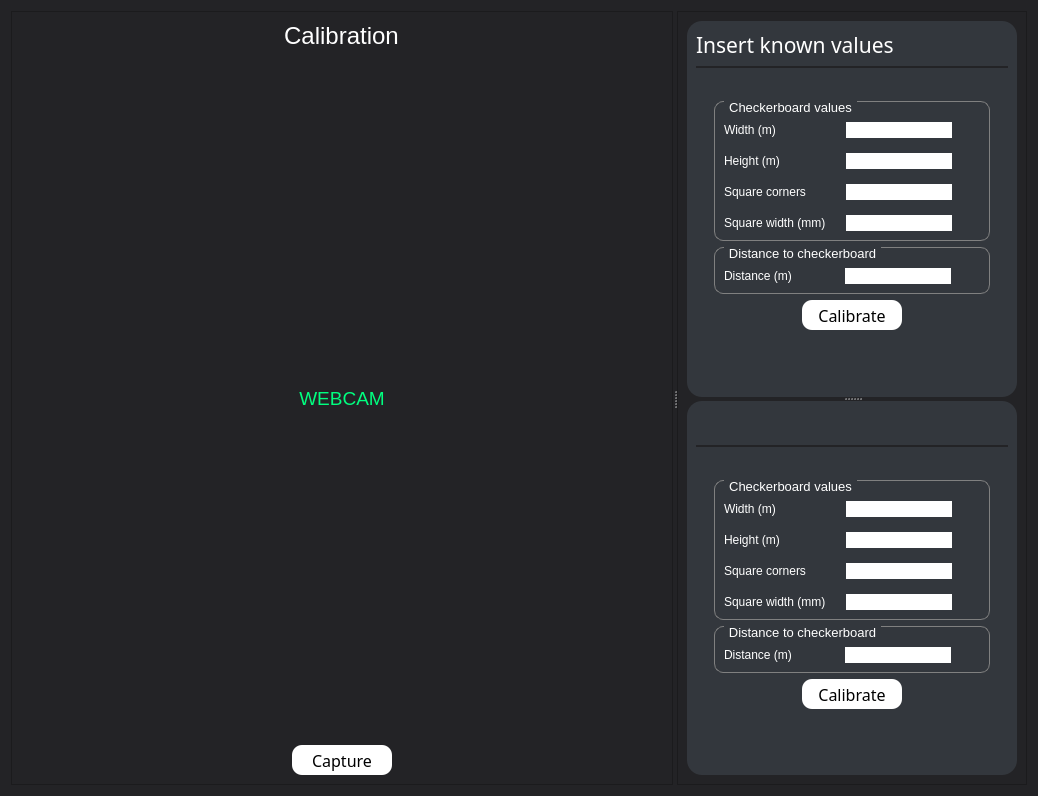
<?xml version="1.0" encoding="UTF-8"?>
<ui version="4.0">
 <class>CalibrationPage</class>
 <widget class="QWidget" name="CalibrationPage">
  <property name="geometry">
   <rect>
    <x>0</x>
    <y>0</y>
    <width>1038</width>
    <height>796</height>
   </rect>
  </property>
  <property name="windowTitle">
   <string>Form</string>
  </property>
  <property name="styleSheet">
   <string notr="true">*{
	background-color: rgb(35, 35, 38);
}


/* VERTICAL SCROLLBAR */
QScrollBar:vertical
 {
     background-color: red;
     width: 15px;
     margin: 15px 3px 15px 3px;
     border: 1px transparent #2A2929;
     border-radius: 4px;
 }

/*  HANDLE BAR VERTICAL */
 QScrollBar::handle:vertical
 {
     background-color: rgb(35, 35, 38);         /* Handle color */
     min-height: 5px;
     border-radius: 4px;
 }

QScrollBar::handle:vertical:hover{	
	background-color: #0D0D0D;
}
QScrollBar::handle:vertical:pressed {	
	background-color: #0D0D0D;
}

 QScrollBar::up-arrow:vertical, QScrollBar::down-arrow:vertical
 {
     background: none;
 }


 QScrollBar::add-page:vertical, QScrollBar::sub-page:vertical
 {
     background: none;
 }

/* Disable top and bottom arrows*/
QScrollBar::add-line:vertical {
      border: none;
      background: none;
}

QScrollBar::sub-line:vertical {
      border: none;
      background: none;
}


/*Slider*/


/*
QSlider::groove:horizontal { 
	background-color: black;
	border: 0px solid; 
	height: 5px; 
	border-radius: 4px;
}

QSlider::handle:horizontal { 
	background-color: white; 
	border: 2px solid; 
	width: 10px; 
	height: 20px; 
	line-height: 20px; 
	margin-top: -5px; 
	margin-bottom: -5px; 
	border-radius: 7px; 
}
*/

QSlider::groove:horizontal {
	background: white;
	height: 5px;
}

QSlider::sub-page:horizontal {
background: qlineargradient(x1: 0, y1: 0, x2: 1, y2: 1, stop: 0 #49BF88, stop: 1 #7289DA);
border: 0px solid #777;
height: 10px;
border-radius: 7px;
}

QSlider::add-page:horizontal {
background: #fff;
border: 1px solid #777;
height: 10px;
border-radius: 7px;
}

QSlider::handle:horizontal {
background: qlineargradient(x1:0, y1:0, x2:1, y2:1,
    stop:0 #eee, stop:1 #ccc);
border: 1px solid #777;
width: 13px;
margin-top: -5px;
margin-bottom: -5px;
border-radius: 7px;
}

QSlider::handle:horizontal:hover {
background: qlineargradient(x1:0, y1:0, x2:1, y2:1,
    stop:0 #fff, stop:1 #ddd);
border: 1px solid #444;
border-radius: 7px;
}

QSlider::sub-page:horizontal:disabled {
background: #bbb;
border-color: #999;
}

QSlider::add-page:horizontal:disabled {
background: #eee;
border-color: #999;
}

QSlider::handle:horizontal:disabled {
background: #eee;
border: 1px solid #aaa;
border-radius: 7px;
}</string>
  </property>
  <layout class="QHBoxLayout" name="horizontalLayout">
   <item>
    <widget class="QSplitter" name="splitter">
     <property name="sizePolicy">
      <sizepolicy hsizetype="Preferred" vsizetype="Preferred">
       <horstretch>0</horstretch>
       <verstretch>0</verstretch>
      </sizepolicy>
     </property>
     <property name="orientation">
      <enum>Qt::Horizontal</enum>
     </property>
     <widget class="QFrame" name="frame_5">
      <property name="frameShape">
       <enum>QFrame::StyledPanel</enum>
      </property>
      <property name="frameShadow">
       <enum>QFrame::Raised</enum>
      </property>
      <layout class="QVBoxLayout" name="verticalLayout_3">
       <item alignment="Qt::AlignHCenter|Qt::AlignTop">
        <widget class="QLabel" name="label_8">
         <property name="sizePolicy">
          <sizepolicy hsizetype="Preferred" vsizetype="Fixed">
           <horstretch>0</horstretch>
           <verstretch>0</verstretch>
          </sizepolicy>
         </property>
         <property name="minimumSize">
          <size>
           <width>0</width>
           <height>30</height>
          </size>
         </property>
         <property name="font">
          <font>
           <family>Segoe UI</family>
           <pointsize>18</pointsize>
          </font>
         </property>
         <property name="styleSheet">
          <string notr="true">color: white;</string>
         </property>
         <property name="text">
          <string>Calibration</string>
         </property>
         <property name="alignment">
          <set>Qt::AlignCenter</set>
         </property>
        </widget>
       </item>
       <item>
        <widget class="QLabel" name="image_label">
         <property name="enabled">
          <bool>true</bool>
         </property>
         <property name="sizePolicy">
          <sizepolicy hsizetype="Preferred" vsizetype="Expanding">
           <horstretch>0</horstretch>
           <verstretch>0</verstretch>
          </sizepolicy>
         </property>
         <property name="minimumSize">
          <size>
           <width>1</width>
           <height>1</height>
          </size>
         </property>
         <property name="font">
          <font>
           <family>Segoe UI</family>
           <pointsize>14</pointsize>
          </font>
         </property>
         <property name="autoFillBackground">
          <bool>false</bool>
         </property>
         <property name="styleSheet">
          <string notr="true">color: rgb(0, 255, 127)</string>
         </property>
         <property name="text">
          <string>WEBCAM</string>
         </property>
         <property name="scaledContents">
          <bool>false</bool>
         </property>
         <property name="alignment">
          <set>Qt::AlignCenter</set>
         </property>
         <property name="wordWrap">
          <bool>false</bool>
         </property>
         <property name="margin">
          <number>0</number>
         </property>
        </widget>
       </item>
       <item alignment="Qt::AlignHCenter">
        <widget class="QPushButton" name="Button_Capture">
         <property name="sizePolicy">
          <sizepolicy hsizetype="Fixed" vsizetype="Fixed">
           <horstretch>0</horstretch>
           <verstretch>0</verstretch>
          </sizepolicy>
         </property>
         <property name="minimumSize">
          <size>
           <width>100</width>
           <height>30</height>
          </size>
         </property>
         <property name="font">
          <font>
           <family>Rockwell</family>
           <pointsize>12</pointsize>
          </font>
         </property>
         <property name="styleSheet">
          <string notr="true">/*Buttons*/

QPushButton{
	background-color: white;
	color: balck;
	border-radius: 10;
}

QPushButton:pressed {	
	background-color: #bcbcbc;
}</string>
         </property>
         <property name="text">
          <string>Capture</string>
         </property>
        </widget>
       </item>
      </layout>
     </widget>
     <widget class="QFrame" name="frame_3">
      <property name="minimumSize">
       <size>
        <width>350</width>
        <height>0</height>
       </size>
      </property>
      <property name="maximumSize">
       <size>
        <width>300</width>
        <height>16777215</height>
       </size>
      </property>
      <property name="frameShape">
       <enum>QFrame::StyledPanel</enum>
      </property>
      <property name="frameShadow">
       <enum>QFrame::Raised</enum>
      </property>
      <layout class="QHBoxLayout" name="horizontalLayout_2">
       <item>
        <widget class="QSplitter" name="splitter_2">
         <property name="orientation">
          <enum>Qt::Vertical</enum>
         </property>
         <widget class="QFrame" name="outputFrame">
          <property name="sizePolicy">
           <sizepolicy hsizetype="Preferred" vsizetype="Preferred">
            <horstretch>0</horstretch>
            <verstretch>0</verstretch>
           </sizepolicy>
          </property>
          <property name="minimumSize">
           <size>
            <width>300</width>
            <height>0</height>
           </size>
          </property>
          <property name="maximumSize">
           <size>
            <width>16777215</width>
            <height>16777215</height>
           </size>
          </property>
          <property name="styleSheet">
           <string notr="true">background-color:rgb(51, 55, 61); border-radius: 15px;</string>
          </property>
          <property name="frameShape">
           <enum>QFrame::StyledPanel</enum>
          </property>
          <property name="frameShadow">
           <enum>QFrame::Raised</enum>
          </property>
          <layout class="QVBoxLayout" name="verticalLayout_8">
           <item>
            <widget class="QLabel" name="label_2">
             <property name="sizePolicy">
              <sizepolicy hsizetype="Ignored" vsizetype="Maximum">
               <horstretch>0</horstretch>
               <verstretch>0</verstretch>
              </sizepolicy>
             </property>
             <property name="font">
              <font>
               <family>Rockwell</family>
               <pointsize>16</pointsize>
              </font>
             </property>
             <property name="styleSheet">
              <string notr="true">color: white;</string>
             </property>
             <property name="text">
              <string>Insert known values</string>
             </property>
             <property name="alignment">
              <set>Qt::AlignLeading|Qt::AlignLeft|Qt::AlignVCenter</set>
             </property>
            </widget>
           </item>
           <item>
            <widget class="Line" name="line">
             <property name="maximumSize">
              <size>
               <width>16777215</width>
               <height>2</height>
              </size>
             </property>
             <property name="styleSheet">
              <string notr="true">background-color: rgb(35, 35, 38)</string>
             </property>
             <property name="orientation">
              <enum>Qt::Horizontal</enum>
             </property>
            </widget>
           </item>
           <item>
            <widget class="QFrame" name="frame">
             <property name="frameShape">
              <enum>QFrame::StyledPanel</enum>
             </property>
             <property name="frameShadow">
              <enum>QFrame::Raised</enum>
             </property>
             <layout class="QVBoxLayout" name="verticalLayout">
              <property name="leftMargin">
               <number>0</number>
              </property>
              <property name="rightMargin">
               <number>0</number>
              </property>
              <item>
               <widget class="QScrollArea" name="scrollArea">
                <property name="sizePolicy">
                 <sizepolicy hsizetype="Expanding" vsizetype="Preferred">
                  <horstretch>0</horstretch>
                  <verstretch>0</verstretch>
                 </sizepolicy>
                </property>
                <property name="minimumSize">
                 <size>
                  <width>0</width>
                  <height>0</height>
                 </size>
                </property>
                <property name="maximumSize">
                 <size>
                  <width>16777215</width>
                  <height>16777215</height>
                 </size>
                </property>
                <property name="autoFillBackground">
                 <bool>false</bool>
                </property>
                <property name="styleSheet">
                 <string notr="true"/>
                </property>
                <property name="verticalScrollBarPolicy">
                 <enum>Qt::ScrollBarAsNeeded</enum>
                </property>
                <property name="horizontalScrollBarPolicy">
                 <enum>Qt::ScrollBarAlwaysOff</enum>
                </property>
                <property name="widgetResizable">
                 <bool>true</bool>
                </property>
                <property name="alignment">
                 <set>Qt::AlignLeading|Qt::AlignLeft|Qt::AlignTop</set>
                </property>
                <widget class="QWidget" name="scrollAreaWidgetContents">
                 <property name="geometry">
                  <rect>
                   <x>0</x>
                   <y>0</y>
                   <width>312</width>
                   <height>302</height>
                  </rect>
                 </property>
                 <layout class="QVBoxLayout" name="verticalLayout_2">
                  <item alignment="Qt::AlignTop">
                   <widget class="QFrame" name="frame_2">
                    <property name="minimumSize">
                     <size>
                      <width>0</width>
                      <height>0</height>
                     </size>
                    </property>
                    <property name="maximumSize">
                     <size>
                      <width>16777215</width>
                      <height>16777215</height>
                     </size>
                    </property>
                    <property name="frameShape">
                     <enum>QFrame::StyledPanel</enum>
                    </property>
                    <property name="frameShadow">
                     <enum>QFrame::Raised</enum>
                    </property>
                    <layout class="QVBoxLayout" name="verticalLayout_4">
                     <item>
                      <widget class="QGroupBox" name="groupBox_3">
                       <property name="sizePolicy">
                        <sizepolicy hsizetype="Preferred" vsizetype="Preferred">
                         <horstretch>0</horstretch>
                         <verstretch>0</verstretch>
                        </sizepolicy>
                       </property>
                       <property name="minimumSize">
                        <size>
                         <width>0</width>
                         <height>0</height>
                        </size>
                       </property>
                       <property name="maximumSize">
                        <size>
                         <width>16777215</width>
                         <height>16777215</height>
                        </size>
                       </property>
                       <property name="font">
                        <font>
                         <pointsize>10</pointsize>
                        </font>
                       </property>
                       <property name="autoFillBackground">
                        <bool>false</bool>
                       </property>
                       <property name="styleSheet">
                        <string notr="true">
QGroupBox {
    border: 1px solid gray;
    border-radius: 9px;
    margin-top: 0.5em;
}

QGroupBox::title {
	color: white;
	subcontrol-origin: margin;
    left: 10px;
    padding: -3 3px 0 3px;
}</string>
                       </property>
                       <property name="title">
                        <string>Checkerboard values</string>
                       </property>
                       <property name="alignment">
                        <set>Qt::AlignLeading|Qt::AlignLeft|Qt::AlignTop</set>
                       </property>
                       <property name="flat">
                        <bool>false</bool>
                       </property>
                       <property name="checkable">
                        <bool>false</bool>
                       </property>
                       <layout class="QFormLayout" name="formLayout">
                        <property name="horizontalSpacing">
                         <number>20</number>
                        </property>
                        <property name="verticalSpacing">
                         <number>15</number>
                        </property>
                        <property name="topMargin">
                         <number>20</number>
                        </property>
                        <item row="0" column="0">
                         <widget class="QLabel" name="label">
                          <property name="sizePolicy">
                           <sizepolicy hsizetype="Fixed" vsizetype="Preferred">
                            <horstretch>0</horstretch>
                            <verstretch>0</verstretch>
                           </sizepolicy>
                          </property>
                          <property name="styleSheet">
                           <string notr="true">color: white;</string>
                          </property>
                          <property name="text">
                           <string>Width (m)</string>
                          </property>
                         </widget>
                        </item>
                        <item row="0" column="1">
                         <widget class="QLineEdit" name="lineEdit_Width">
                          <property name="sizePolicy">
                           <sizepolicy hsizetype="Fixed" vsizetype="Fixed">
                            <horstretch>0</horstretch>
                            <verstretch>0</verstretch>
                           </sizepolicy>
                          </property>
                          <property name="styleSheet">
                           <string notr="true">background-color: white;</string>
                          </property>
                          <property name="text">
                           <string/>
                          </property>
                         </widget>
                        </item>
                        <item row="1" column="0">
                         <widget class="QLabel" name="label_3">
                          <property name="styleSheet">
                           <string notr="true">color: white;</string>
                          </property>
                          <property name="text">
                           <string>Height (m)</string>
                          </property>
                         </widget>
                        </item>
                        <item row="1" column="1">
                         <widget class="QLineEdit" name="lineEdit_Height">
                          <property name="sizePolicy">
                           <sizepolicy hsizetype="Fixed" vsizetype="Fixed">
                            <horstretch>0</horstretch>
                            <verstretch>0</verstretch>
                           </sizepolicy>
                          </property>
                          <property name="styleSheet">
                           <string notr="true">background-color: white;</string>
                          </property>
                          <property name="text">
                           <string/>
                          </property>
                         </widget>
                        </item>
                        <item row="2" column="0">
                         <widget class="QLabel" name="label_6">
                          <property name="styleSheet">
                           <string notr="true">color: white;</string>
                          </property>
                          <property name="text">
                           <string>Square corners</string>
                          </property>
                         </widget>
                        </item>
                        <item row="2" column="1">
                         <widget class="QLineEdit" name="lineEdit_SquareCorners">
                          <property name="sizePolicy">
                           <sizepolicy hsizetype="Fixed" vsizetype="Fixed">
                            <horstretch>0</horstretch>
                            <verstretch>0</verstretch>
                           </sizepolicy>
                          </property>
                          <property name="styleSheet">
                           <string notr="true">background-color: white;</string>
                          </property>
                          <property name="text">
                           <string/>
                          </property>
                         </widget>
                        </item>
                        <item row="3" column="0">
                         <widget class="QLabel" name="label_4">
                          <property name="styleSheet">
                           <string notr="true">color: white;</string>
                          </property>
                          <property name="text">
                           <string>Square width (mm)</string>
                          </property>
                         </widget>
                        </item>
                        <item row="3" column="1">
                         <widget class="QLineEdit" name="lineEdit_SquareWidth">
                          <property name="sizePolicy">
                           <sizepolicy hsizetype="Fixed" vsizetype="Fixed">
                            <horstretch>0</horstretch>
                            <verstretch>0</verstretch>
                           </sizepolicy>
                          </property>
                          <property name="styleSheet">
                           <string notr="true">background-color: white;</string>
                          </property>
                          <property name="text">
                           <string/>
                          </property>
                         </widget>
                        </item>
                       </layout>
                      </widget>
                     </item>
                     <item>
                      <widget class="QGroupBox" name="groupBox_4">
                       <property name="sizePolicy">
                        <sizepolicy hsizetype="Preferred" vsizetype="Preferred">
                         <horstretch>0</horstretch>
                         <verstretch>0</verstretch>
                        </sizepolicy>
                       </property>
                       <property name="minimumSize">
                        <size>
                         <width>0</width>
                         <height>0</height>
                        </size>
                       </property>
                       <property name="maximumSize">
                        <size>
                         <width>16777215</width>
                         <height>16777215</height>
                        </size>
                       </property>
                       <property name="font">
                        <font>
                         <pointsize>10</pointsize>
                        </font>
                       </property>
                       <property name="autoFillBackground">
                        <bool>false</bool>
                       </property>
                       <property name="styleSheet">
                        <string notr="true">
QGroupBox {
    border: 1px solid gray;
    border-radius: 9px;
    margin-top: 0.5em;
}

QGroupBox::title {
	color: white;
	subcontrol-origin: margin;
    left: 10px;
    padding: -3 3px 0 3px;
}</string>
                       </property>
                       <property name="title">
                        <string>Distance to checkerboard</string>
                       </property>
                       <property name="alignment">
                        <set>Qt::AlignLeading|Qt::AlignLeft|Qt::AlignTop</set>
                       </property>
                       <property name="flat">
                        <bool>false</bool>
                       </property>
                       <property name="checkable">
                        <bool>false</bool>
                       </property>
                       <layout class="QFormLayout" name="formLayout_2">
                        <property name="horizontalSpacing">
                         <number>53</number>
                        </property>
                        <property name="verticalSpacing">
                         <number>15</number>
                        </property>
                        <property name="topMargin">
                         <number>20</number>
                        </property>
                        <item row="0" column="0">
                         <widget class="QLabel" name="label_5">
                          <property name="styleSheet">
                           <string notr="true">color: white;</string>
                          </property>
                          <property name="text">
                           <string>Distance (m)</string>
                          </property>
                         </widget>
                        </item>
                        <item row="0" column="1">
                         <widget class="QLineEdit" name="lineEdit_Distance">
                          <property name="sizePolicy">
                           <sizepolicy hsizetype="Fixed" vsizetype="Fixed">
                            <horstretch>0</horstretch>
                            <verstretch>0</verstretch>
                           </sizepolicy>
                          </property>
                          <property name="styleSheet">
                           <string notr="true">background-color: white;</string>
                          </property>
                         </widget>
                        </item>
                       </layout>
                      </widget>
                     </item>
                     <item alignment="Qt::AlignHCenter">
                      <widget class="QPushButton" name="Button_Calibrate">
                       <property name="sizePolicy">
                        <sizepolicy hsizetype="Fixed" vsizetype="Fixed">
                         <horstretch>0</horstretch>
                         <verstretch>0</verstretch>
                        </sizepolicy>
                       </property>
                       <property name="minimumSize">
                        <size>
                         <width>100</width>
                         <height>30</height>
                        </size>
                       </property>
                       <property name="font">
                        <font>
                         <family>Rockwell</family>
                         <pointsize>12</pointsize>
                        </font>
                       </property>
                       <property name="styleSheet">
                        <string notr="true">/*Buttons*/

QPushButton{
	background-color: white;
	border-radius: 10;
}

QPushButton:pressed {	
	background-color: #bcbcbc;
}</string>
                       </property>
                       <property name="text">
                        <string>Calibrate</string>
                       </property>
                      </widget>
                     </item>
                    </layout>
                   </widget>
                  </item>
                 </layout>
                </widget>
               </widget>
              </item>
             </layout>
            </widget>
           </item>
          </layout>
         </widget>
         <widget class="QFrame" name="outputFrame_2">
          <property name="sizePolicy">
           <sizepolicy hsizetype="Preferred" vsizetype="Preferred">
            <horstretch>0</horstretch>
            <verstretch>0</verstretch>
           </sizepolicy>
          </property>
          <property name="minimumSize">
           <size>
            <width>300</width>
            <height>0</height>
           </size>
          </property>
          <property name="maximumSize">
           <size>
            <width>16777215</width>
            <height>16777215</height>
           </size>
          </property>
          <property name="styleSheet">
           <string notr="true">background-color:rgb(51, 55, 61); border-radius: 15px;</string>
          </property>
          <property name="frameShape">
           <enum>QFrame::StyledPanel</enum>
          </property>
          <property name="frameShadow">
           <enum>QFrame::Raised</enum>
          </property>
          <layout class="QVBoxLayout" name="verticalLayout_9">
           <item>
            <widget class="QLabel" name="label_7">
             <property name="sizePolicy">
              <sizepolicy hsizetype="Ignored" vsizetype="Maximum">
               <horstretch>0</horstretch>
               <verstretch>0</verstretch>
              </sizepolicy>
             </property>
             <property name="font">
              <font>
               <family>Rockwell</family>
               <pointsize>16</pointsize>
              </font>
             </property>
             <property name="styleSheet">
              <string notr="true">color: white;</string>
             </property>
             <property name="text">
              <string/>
             </property>
             <property name="alignment">
              <set>Qt::AlignLeading|Qt::AlignLeft|Qt::AlignVCenter</set>
             </property>
            </widget>
           </item>
           <item>
            <widget class="Line" name="line_2">
             <property name="maximumSize">
              <size>
               <width>16777215</width>
               <height>2</height>
              </size>
             </property>
             <property name="styleSheet">
              <string notr="true">background-color: rgb(35, 35, 38)</string>
             </property>
             <property name="orientation">
              <enum>Qt::Horizontal</enum>
             </property>
            </widget>
           </item>
           <item>
            <widget class="QFrame" name="frame_4">
             <property name="frameShape">
              <enum>QFrame::StyledPanel</enum>
             </property>
             <property name="frameShadow">
              <enum>QFrame::Raised</enum>
             </property>
             <layout class="QVBoxLayout" name="verticalLayout_5">
              <property name="leftMargin">
               <number>0</number>
              </property>
              <property name="rightMargin">
               <number>0</number>
              </property>
              <item>
               <widget class="QScrollArea" name="scrollArea_2">
                <property name="sizePolicy">
                 <sizepolicy hsizetype="Expanding" vsizetype="Preferred">
                  <horstretch>0</horstretch>
                  <verstretch>0</verstretch>
                 </sizepolicy>
                </property>
                <property name="minimumSize">
                 <size>
                  <width>0</width>
                  <height>0</height>
                 </size>
                </property>
                <property name="maximumSize">
                 <size>
                  <width>16777215</width>
                  <height>16777215</height>
                 </size>
                </property>
                <property name="autoFillBackground">
                 <bool>false</bool>
                </property>
                <property name="styleSheet">
                 <string notr="true"/>
                </property>
                <property name="verticalScrollBarPolicy">
                 <enum>Qt::ScrollBarAsNeeded</enum>
                </property>
                <property name="horizontalScrollBarPolicy">
                 <enum>Qt::ScrollBarAlwaysOff</enum>
                </property>
                <property name="widgetResizable">
                 <bool>true</bool>
                </property>
                <property name="alignment">
                 <set>Qt::AlignLeading|Qt::AlignLeft|Qt::AlignTop</set>
                </property>
                <widget class="QWidget" name="scrollAreaWidgetContents_2">
                 <property name="geometry">
                  <rect>
                   <x>0</x>
                   <y>0</y>
                   <width>312</width>
                   <height>294</height>
                  </rect>
                 </property>
                 <layout class="QVBoxLayout" name="verticalLayout_6">
                  <item alignment="Qt::AlignTop">
                   <widget class="QFrame" name="frame_6">
                    <property name="minimumSize">
                     <size>
                      <width>0</width>
                      <height>0</height>
                     </size>
                    </property>
                    <property name="maximumSize">
                     <size>
                      <width>16777215</width>
                      <height>16777215</height>
                     </size>
                    </property>
                    <property name="frameShape">
                     <enum>QFrame::StyledPanel</enum>
                    </property>
                    <property name="frameShadow">
                     <enum>QFrame::Raised</enum>
                    </property>
                    <layout class="QVBoxLayout" name="verticalLayout_7">
                     <item>
                      <widget class="QGroupBox" name="groupBox_5">
                       <property name="sizePolicy">
                        <sizepolicy hsizetype="Preferred" vsizetype="Preferred">
                         <horstretch>0</horstretch>
                         <verstretch>0</verstretch>
                        </sizepolicy>
                       </property>
                       <property name="minimumSize">
                        <size>
                         <width>0</width>
                         <height>0</height>
                        </size>
                       </property>
                       <property name="maximumSize">
                        <size>
                         <width>16777215</width>
                         <height>16777215</height>
                        </size>
                       </property>
                       <property name="font">
                        <font>
                         <pointsize>10</pointsize>
                        </font>
                       </property>
                       <property name="autoFillBackground">
                        <bool>false</bool>
                       </property>
                       <property name="styleSheet">
                        <string notr="true">
QGroupBox {
    border: 1px solid gray;
    border-radius: 9px;
    margin-top: 0.5em;
}

QGroupBox::title {
	color: white;
	subcontrol-origin: margin;
    left: 10px;
    padding: -3 3px 0 3px;
}</string>
                       </property>
                       <property name="title">
                        <string>Checkerboard values</string>
                       </property>
                       <property name="alignment">
                        <set>Qt::AlignLeading|Qt::AlignLeft|Qt::AlignTop</set>
                       </property>
                       <property name="flat">
                        <bool>false</bool>
                       </property>
                       <property name="checkable">
                        <bool>false</bool>
                       </property>
                       <layout class="QFormLayout" name="formLayout_3">
                        <property name="horizontalSpacing">
                         <number>20</number>
                        </property>
                        <property name="verticalSpacing">
                         <number>15</number>
                        </property>
                        <property name="topMargin">
                         <number>20</number>
                        </property>
                        <item row="0" column="0">
                         <widget class="QLabel" name="label_9">
                          <property name="sizePolicy">
                           <sizepolicy hsizetype="Fixed" vsizetype="Preferred">
                            <horstretch>0</horstretch>
                            <verstretch>0</verstretch>
                           </sizepolicy>
                          </property>
                          <property name="styleSheet">
                           <string notr="true">color: white;</string>
                          </property>
                          <property name="text">
                           <string>Width (m)</string>
                          </property>
                         </widget>
                        </item>
                        <item row="0" column="1">
                         <widget class="QLineEdit" name="lineEdit_Width_2">
                          <property name="sizePolicy">
                           <sizepolicy hsizetype="Fixed" vsizetype="Fixed">
                            <horstretch>0</horstretch>
                            <verstretch>0</verstretch>
                           </sizepolicy>
                          </property>
                          <property name="styleSheet">
                           <string notr="true">background-color: white;</string>
                          </property>
                          <property name="text">
                           <string/>
                          </property>
                         </widget>
                        </item>
                        <item row="1" column="0">
                         <widget class="QLabel" name="label_10">
                          <property name="styleSheet">
                           <string notr="true">color: white;</string>
                          </property>
                          <property name="text">
                           <string>Height (m)</string>
                          </property>
                         </widget>
                        </item>
                        <item row="1" column="1">
                         <widget class="QLineEdit" name="lineEdit_Height_2">
                          <property name="sizePolicy">
                           <sizepolicy hsizetype="Fixed" vsizetype="Fixed">
                            <horstretch>0</horstretch>
                            <verstretch>0</verstretch>
                           </sizepolicy>
                          </property>
                          <property name="styleSheet">
                           <string notr="true">background-color: white;</string>
                          </property>
                          <property name="text">
                           <string/>
                          </property>
                         </widget>
                        </item>
                        <item row="2" column="0">
                         <widget class="QLabel" name="label_11">
                          <property name="styleSheet">
                           <string notr="true">color: white;</string>
                          </property>
                          <property name="text">
                           <string>Square corners</string>
                          </property>
                         </widget>
                        </item>
                        <item row="2" column="1">
                         <widget class="QLineEdit" name="lineEdit_SquareCorners_2">
                          <property name="sizePolicy">
                           <sizepolicy hsizetype="Fixed" vsizetype="Fixed">
                            <horstretch>0</horstretch>
                            <verstretch>0</verstretch>
                           </sizepolicy>
                          </property>
                          <property name="styleSheet">
                           <string notr="true">background-color: white;</string>
                          </property>
                          <property name="text">
                           <string/>
                          </property>
                         </widget>
                        </item>
                        <item row="3" column="0">
                         <widget class="QLabel" name="label_12">
                          <property name="styleSheet">
                           <string notr="true">color: white;</string>
                          </property>
                          <property name="text">
                           <string>Square width (mm)</string>
                          </property>
                         </widget>
                        </item>
                        <item row="3" column="1">
                         <widget class="QLineEdit" name="lineEdit_SquareWidth_2">
                          <property name="sizePolicy">
                           <sizepolicy hsizetype="Fixed" vsizetype="Fixed">
                            <horstretch>0</horstretch>
                            <verstretch>0</verstretch>
                           </sizepolicy>
                          </property>
                          <property name="styleSheet">
                           <string notr="true">background-color: white;</string>
                          </property>
                          <property name="text">
                           <string/>
                          </property>
                         </widget>
                        </item>
                       </layout>
                      </widget>
                     </item>
                     <item>
                      <widget class="QGroupBox" name="groupBox_6">
                       <property name="sizePolicy">
                        <sizepolicy hsizetype="Preferred" vsizetype="Preferred">
                         <horstretch>0</horstretch>
                         <verstretch>0</verstretch>
                        </sizepolicy>
                       </property>
                       <property name="minimumSize">
                        <size>
                         <width>0</width>
                         <height>0</height>
                        </size>
                       </property>
                       <property name="maximumSize">
                        <size>
                         <width>16777215</width>
                         <height>16777215</height>
                        </size>
                       </property>
                       <property name="font">
                        <font>
                         <pointsize>10</pointsize>
                        </font>
                       </property>
                       <property name="autoFillBackground">
                        <bool>false</bool>
                       </property>
                       <property name="styleSheet">
                        <string notr="true">
QGroupBox {
    border: 1px solid gray;
    border-radius: 9px;
    margin-top: 0.5em;
}

QGroupBox::title {
	color: white;
	subcontrol-origin: margin;
    left: 10px;
    padding: -3 3px 0 3px;
}</string>
                       </property>
                       <property name="title">
                        <string>Distance to checkerboard</string>
                       </property>
                       <property name="alignment">
                        <set>Qt::AlignLeading|Qt::AlignLeft|Qt::AlignTop</set>
                       </property>
                       <property name="flat">
                        <bool>false</bool>
                       </property>
                       <property name="checkable">
                        <bool>false</bool>
                       </property>
                       <layout class="QFormLayout" name="formLayout_4">
                        <property name="horizontalSpacing">
                         <number>53</number>
                        </property>
                        <property name="verticalSpacing">
                         <number>15</number>
                        </property>
                        <property name="topMargin">
                         <number>20</number>
                        </property>
                        <item row="0" column="0">
                         <widget class="QLabel" name="label_13">
                          <property name="styleSheet">
                           <string notr="true">color: white;</string>
                          </property>
                          <property name="text">
                           <string>Distance (m)</string>
                          </property>
                         </widget>
                        </item>
                        <item row="0" column="1">
                         <widget class="QLineEdit" name="lineEdit_Distance_2">
                          <property name="sizePolicy">
                           <sizepolicy hsizetype="Fixed" vsizetype="Fixed">
                            <horstretch>0</horstretch>
                            <verstretch>0</verstretch>
                           </sizepolicy>
                          </property>
                          <property name="styleSheet">
                           <string notr="true">background-color: white;</string>
                          </property>
                         </widget>
                        </item>
                       </layout>
                      </widget>
                     </item>
                     <item alignment="Qt::AlignHCenter">
                      <widget class="QPushButton" name="Button_Calibrate_2">
                       <property name="sizePolicy">
                        <sizepolicy hsizetype="Fixed" vsizetype="Fixed">
                         <horstretch>0</horstretch>
                         <verstretch>0</verstretch>
                        </sizepolicy>
                       </property>
                       <property name="minimumSize">
                        <size>
                         <width>100</width>
                         <height>30</height>
                        </size>
                       </property>
                       <property name="font">
                        <font>
                         <family>Rockwell</family>
                         <pointsize>12</pointsize>
                        </font>
                       </property>
                       <property name="styleSheet">
                        <string notr="true">/*Buttons*/

QPushButton{
	background-color: white;
	border-radius: 10;
}

QPushButton:pressed {	
	background-color: #bcbcbc;
}</string>
                       </property>
                       <property name="text">
                        <string>Calibrate</string>
                       </property>
                      </widget>
                     </item>
                    </layout>
                   </widget>
                  </item>
                 </layout>
                </widget>
               </widget>
              </item>
             </layout>
            </widget>
           </item>
          </layout>
         </widget>
        </widget>
       </item>
      </layout>
     </widget>
    </widget>
   </item>
  </layout>
 </widget>
 <resources/>
 <connections/>
</ui>
